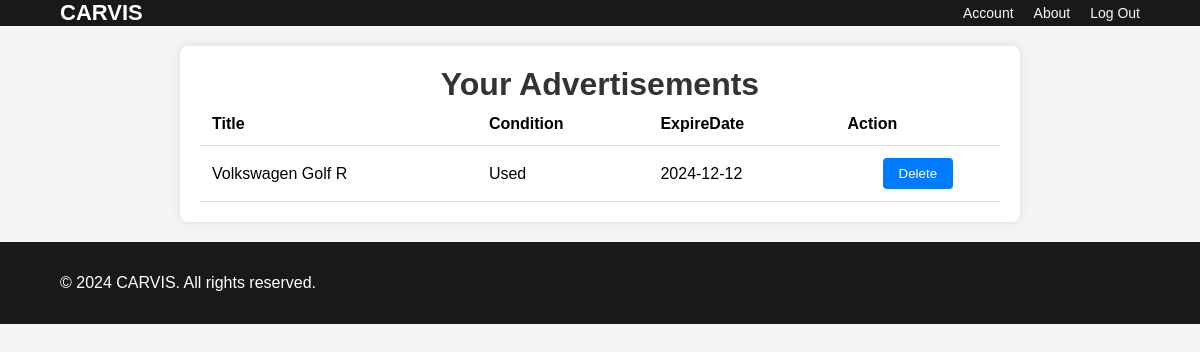
Page /show_my_advertisements (signed in) on the earlier database version.
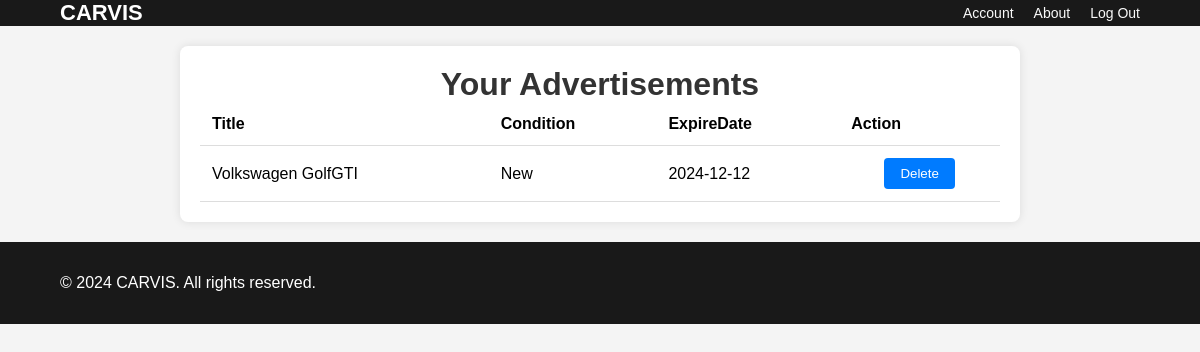
Same page on the later database version.
### app.py (models this page shows)
class Advertisement(db.Model):
    ad_id = db.Column(db.Integer, primary_key=True)
    model_id = db.Column(db.Integer, db.ForeignKey('car_model.model_id', ondelete='CASCADE'))
    ad_title = db.Column(db.String(255))
    ad_description = db.Column(db.Text)
    ad_expiry_date = db.Column(db.Date)
    is_new = db.Column(db.Boolean)
    user_id = db.Column(db.Integer, db.ForeignKey('user.user_id', ondelete='CASCADE'))
    is_hidden = db.Column(db.Boolean)

### app.py (the view)
@app.route('/show_my_advertisements')
def show_my_advertisements():
    if 'username' in session:
        current_user = User.query.filter_by(username=session["username"]).first()
        entries = Advertisement.query.filter_by(user_id=current_user.user_id).all()
        advertisements = []
        no_advertisements = False
        for entry in entries:
            if not entry.is_hidden:
                advertisements.append({"title": entry.ad_title, "id": entry.ad_id, "condition": entry.is_new,
                                       "expire": entry.ad_expiry_date})
        if len(advertisements) == 0:
            no_advertisements = True
    return render_template('show_my_advertisements.html', advertisements=advertisements,
                           no_advertisements=no_advertisements)

### templates/show_my_advertisements.html (shortened to what this page needs)
<!DOCTYPE html>
<html lang="en">
<head>
</head>
        {% extends "navbar.html" %}
        {% block content %}
<body>
    <div class="container">
        <h1>Your Advertisements</h1>
         {% if no_advertisements %}
        <div class="center">
             <a href="/account">No Advertisements</a>
        </div>
        {% else %}
        <table>
            <thead>
                <tr>
                    <th>Title</th>
                    <th>Condition</th>
                    <th>ExpireDate</th>
                    <th>Action</th>
                </tr>
            </thead>
            <tbody>
                {% for ad in advertisements %}
                <tr>
                    <td>{{ ad.title }}</td>
                    <td>{{ 'New' if ad.condition == 1 else 'Used' }}</td>
                    <td>{{ ad.expire }}</td>
                    <td class="button-container">
                    <form method="post" action="/delete_ad/{{ ad.id }}" style="display: inline;">
                    <button type="submit" name="action" value="delete">Delete</button>
                    </td>
                </tr>
                {% endfor %}
            </tbody>
        </table>
        {% endif %}
    </div>
</body>
{% endblock %}

### templates/navbar.html (shortened to what this page needs)
<!DOCTYPE html>
<html lang="en">
<head>
    <link rel="stylesheet" href="{{ url_for('static', filename='css/navbar.css') }}" />
</head>
<body>
    <header class="site-header">
        <div class="wrapper header-content">
            <a href="/homepage" class="brand-logo">CARVIS</a>
            <nav class="site-nav">
                <ul>
                    <li><a href="/account">Account</a></li>
                    <li><a href="/aboutus">About</a></li>
                    <li><a href="/logout">Log Out</a></li>
                </ul>
            </nav>
        </div>
    </header>
    <div class="wrapper">
        {% block content %}{% endblock %}
    </div>
    <footer>
        <div class="wrapper-x">
            <p>© 2024 CARVIS. All rights reserved.</p>
        </div>
    </footer>
</body>
</html>

### static/css/navbar.css (style rules this page uses)
body, h1, h2, ul { margin: 0; padding: 0; font-family: 'Arial', sans-serif; }
html { min-height: 100%; }
body { min-height: 100vh; margin: 0; }
.site-header { background: #191919; color: #fff; padding: 0; }
.header-content { display: flex; justify-content: space-between; align-items: center; padding: 1rem 0; }
.brand-logo { font-size: 22px; font-weight: bold; text-decoration: none; color: #fff; }
.site-nav ul { list-style: none; display: flex; }
.site-nav ul li { margin-left: 20px; }
.site-nav ul li a { color: #fafafa; text-decoration: none; font-size: 14px; }
.wrapper, .wrapper-x { width: 90%; max-width: 1200px; margin: auto; overflow: hidden; padding: 0; }
footer { background: #191919; color: #fff; padding: 1rem 0; width: 100%; z-index: 1; }

### templates/show_my_advertisements.html (style rules this page uses)
body { font-family: Arial, sans-serif; margin: 0; padding: 0; background-color: #f4f4f4; }
.container { max-width: 800px; margin: 20px auto; padding: 20px; background-color: #fff; border-radius: 8px; box-shadow: 0 0 10px rgba(0,0,0,0.1); }
h1 { margin-top: 0; font-size: 32px; color: #333; text-align: center; }
table { width: 100%; border-collapse: collapse; }
th, td { padding: 12px; text-align: left; border-bottom: 1px solid #ddd; }
.button-container { text-align: center; }
button { padding: 8px 16px; background-color: #007bff; color: #fff; border: none; border-radius: 4px; cursor: pointer; transition: background-color 0.3s ease; }

Differences in the rows shown:
removed Advertisement: title "Volkswagen Golf R", condition "Used", expire "2024-12-12"
added Advertisement: title "Volkswagen GolfGTI", condition "New", expire "2024-12-12"
